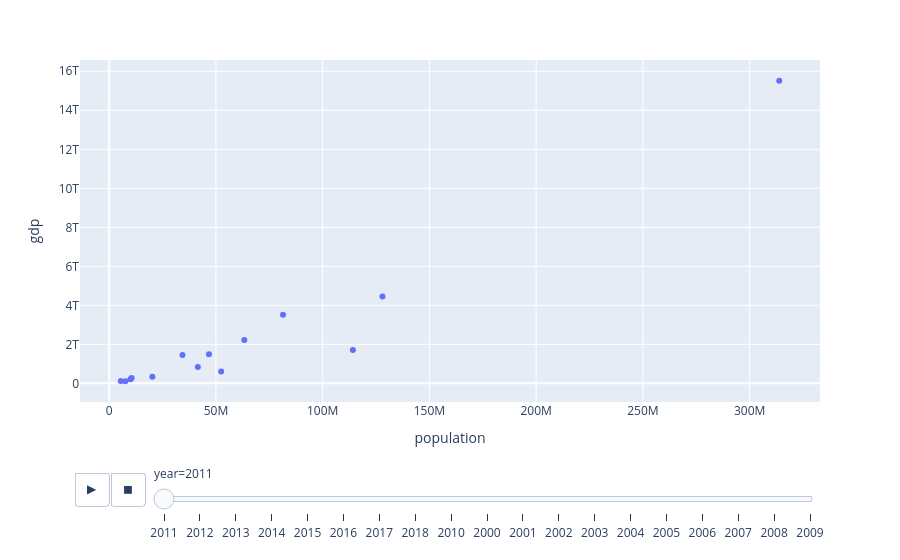

Notebook code cell kept with this figure:
### Code cell
if 'year' in df.columns:
    fig2 = px.scatter(df, x=df.columns[1], y=df.columns[2], animation_frame='year')
    fig2.show()

### Figure 1 — Plotly figure (JSON) as saved in the notebook; plotly's stock layout.template omitted (floating-point values rounded to 4 significant figures)
{"data": [{"hovertemplate": "year=2011<br>population=%{x}<br>gdp=%{y}<extra></extra>", "legendgroup": "", "marker": {"color": "#636efa", "symbol": "circle"}, "mode": "markers", "name": "", "orientation": "v", "showlegend": false, "type": "scatter", "x": [41520000.0, 7543000.0, 34320000.0, 10500000.0, 81420000.0, 9953000.0, 128000000.0, 114200000.0, 20220000.0, 5403000.0, 52440000.0, 46730000.0, 63290000.0, 313900000.0], "xaxis": "x", "y": [836000000000.0, 113300000000.0, 1456000000000.0, 279900000000.0, 3519000000000.0, 208000000000.0, 4457000000000.0, 1716000000000.0, 341000000000.0, 120500000000.0, 608700000000.0, 1495000000000.0, 2222000000000.0, 15510000000000.0], "yaxis": "y"}], "layout": {"legend": {"tracegroupgap": 0}, "margin": {"t": 60}, "sliders": [{"active": 0, "currentvalue": {"prefix": "year="}, "len": 0.9, "pad": {"b": 10, "t": 60}, "steps": [{"args": [["2011"], {"frame": {"duration": 0, "redraw": false}, "fromcurrent": true, "mode": "immediate", "transition": {"duration": 0, "easing": "linear"}}], "label": "2011", "method": "animate"}, {"args": [["2012"], {"frame": {"duration": 0, "redraw": false}, "fromcurrent": true, "mode": "immediate", "transition": {"duration": 0, "easing": "linear"}}], "label": "2012", "method": "animate"}, {"args": [["2013"], {"frame": {"duration": 0, "redraw": false}, "fromcurrent": true, "mode": "immediate", "transition": {"duration": 0, "easing": "linear"}}], "label": "2013", "method": "animate"}, {"args": [["2014"], {"frame": {"duration": 0, "redraw": false}, "fromcurrent": true, "mode": "immediate", "transition": {"duration": 0, "easing": "linear"}}], "label": "2014", "method": "animate"}, {"args": [["2015"], {"frame": {"duration": 0, "redraw": false}, "fromcurrent": true, "mode": "immediate", "transition": {"duration": 0, "easing": "linear"}}], "label": "2015", "method": "animate"}, {"args": [["2016"], {"frame": {"duration": 0, "redraw": false}, "fromcurrent": true, "mode": "immediate", "transition": {"duration": 0, "easing": "linear"}}], "label": "2016", "method": "animate"}, {"args": [["2017"], {"frame": {"duration": 0, "redraw": false}, "fromcurrent": true, "mode": "immediate", "transition": {"duration": 0, "easing": "linear"}}], "label": "2017", "method": "animate"}, {"args": [["2018"], {"frame": {"duration": 0, "redraw": false}, "fromcurrent": true, "mode": "immediate", "transition": {"duration": 0, "easing": "linear"}}], "label": "2018", "method": "animate"}, {"args": [["2010"], {"frame": {"duration": 0, "redraw": false}, "fromcurrent": true, "mode": "immediate", "transition": {"duration": 0, "easing": "linear"}}], "label": "2010", "method": "animate"}, {"args": [["2000"], {"frame": {"duration": 0, "redraw": false}, "fromcurrent": true, "mode": "immediate", "transition": {"duration": 0, "easing": "linear"}}], "label": "2000", "method": "animate"}, {"args": [["2001"], {"frame": {"duration": 0, "redraw": false}, "fromcurrent": true, "mode": "immediate", "transition": {"duration": 0, "easing": "linear"}}], "label": "2001", "method": "animate"}, {"args": [["2002"], {"frame": {"duration": 0, "redraw": false}, "fromcurrent": true, "mode": "immediate", "transition": {"duration": 0, "easing": "linear"}}], "label": "2002", "method": "animate"}, {"args": [["2003"], {"frame": {"duration": 0, "redraw": false}, "fromcurrent": true, "mode": "immediate", "transition": {"duration": 0, "easing": "linear"}}], "label": "2003", "method": "animate"}, {"args": [["2004"], {"frame": {"duration": 0, "redraw": false}, "fromcurrent": true, "mode": "immediate", "transition": {"duration": 0, "easing": "linear"}}], "label": "2004", "method": "animate"}, {"args": [["2005"], {"frame": {"duration": 0, "redraw": false}, "fromcurrent": true, "mode": "immediate", "transition": {"duration": 0, "easing": "linear"}}], "label": "2005", "method": "animate"}, {"args": [["2006"], {"frame": {"duration": 0, "redraw": false}, "fromcurrent": true, "mode": "immediate", "transition": {"duration": 0, "easing": "linear"}}], "label": "2006", "method": "animate"}, {"args": [["2007"], {"frame": {"duration": 0, "redraw": false}, "fromcurrent": true, "mode": "immediate", "transition": {"duration": 0, "easing": "linear"}}], "label": "2007", "method": "animate"}, {"args": [["2008"], {"frame": {"duration": 0, "redraw": false}, "fromcurrent": true, "mode": "immediate", "transition": {"duration": 0, "easing": "linear"}}], "label": "2008", "method": "animate"}, {"args": [["2009"], {"frame": {"duration": 0, "redraw": false}, "fromcurrent": true, "mode": "immediate", "transition": {"duration": 0, "easing": "linear"}}], "label": "2009", "method": "animate"}], "x": 0.1, "xanchor": "left", "y": 0, "yanchor": "top"}], "updatemenus": [{"buttons": [{"args": [null, {"frame": {"duration": 500, "redraw": false}, "fromcurrent": true, "mode": "immediate", "transition": {"duration": 500, "easing": "linear"}}], "label": "&#9654;", "method": "animate"}, {"args": [[null], {"frame": {"duration": 0, "redraw": false}, "fromcurrent": true, "mode": "immediate", "transition": {"duration": 0, "easing": "linear"}}], "label": "&#9724;", "method": "animate"}], "direction": "left", "pad": {"r": 10, "t": 70}, "showactive": false, "type": "buttons", "x": 0.1, "xanchor": "right", "y": 0, "yanchor": "top"}], "xaxis": {"anchor": "y", "domain": [0, 1], "title": {"text": "population"}}, "yaxis": {"anchor": "x", "domain": [0, 1], "title": {"text": "gdp"}}}}
